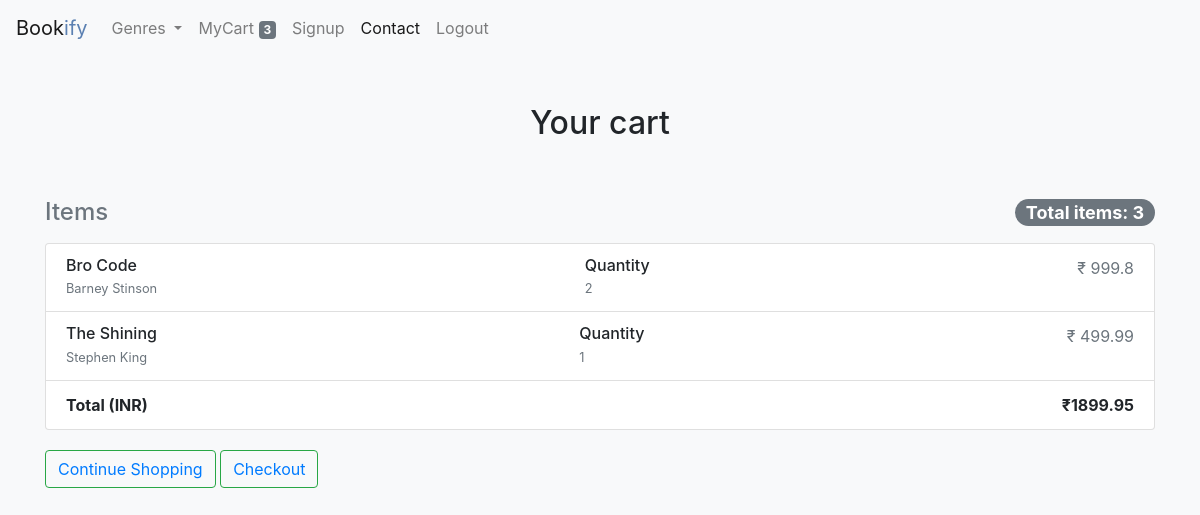
The app's page /cart/ (signed in) with its own data.
### main/models.py (models this page shows, shortened)
class OrderItem(models.Model):
    user = models.ForeignKey(User, on_delete=models.SET_NULL, null=True, blank=True)
    book = models.ForeignKey(Book, on_delete=models.CASCADE, blank=True, null=True)
    quantity = models.IntegerField(default=1, null=True, blank=True)
    @property
    def total_price(self):
        if self.id:
            total = self.quantity * self.book.price
        else:
            total = 0
        return total

class Book(models.Model):
    book_name = models.CharField(max_length=50)
    book_image = models.ImageField(blank=True, null=True)
    author = models.CharField(max_length=50)
    book_description = models.TextField()
    isbn_no = models.IntegerField(blank=True)
    price = models.FloatField()
    rating = models.FloatField()
    availability = models.BooleanField(default=True)
    genre = models.ForeignKey(Genre, related_name='genres', on_delete=models.CASCADE)
    location = models.ForeignKey(Location, related_name='place', on_delete=models.CASCADE)
    user = models.ForeignKey(User, related_name='user_upload', on_delete=models.CASCADE)
    language = models.ForeignKey(Language, related_name='lang_books', on_delete=models.CASCADE)
    book_slug = models.SlugField(max_length=50, unique=True, default='')
    class Meta:
        ordering = ['-rating']

### main/views.py (the view)
# urls.py: path('cart/', views.cart, name='cart'),
@login_required(login_url='/login/')
def cart(request):
    all_order_items = OrderItem.objects.filter(user=request.user)
    total_cart_items = 0
    for item in all_order_items:
        total_cart_items += item.quantity
    context = {'order_items': all_order_items,
               'total_items': total_cart_items,
               }
    return render(request, 'cart.html', context)

### main/context_processors.py (called while the page is built)
def genres(request):
    all_genre = Genre.objects.all()
    if request.user.is_authenticated:
        all_order_item = OrderItem.objects.filter(user=request.user or None)
    else:
        all_order_item = OrderItem.objects.all()
    total_cart_items = 0
    for item in all_order_item:
        total_cart_items += item.quantity
    return {'all_genres': all_genre, 'item_count': total_cart_items}

### templates/cart.html (shortened to what this page needs)
{% extends 'base.html' %}
{% block content %}
  <body class="bg-light">
    <div class="container">
      <div class="py-5 text-center">
         <h2>Your cart</h2>
      </div>
  <div class="row">
    <div class="col-md-12 order-md-2 mb-4">
      <h4 class="d-flex justify-content-between align-items-center mb-3">
        <span class="text-muted">Items</span>
        <span class="badge badge-secondary badge-pill">Total items: {{ total_items }}</span>
      </h4>
      <ul class="list-group mb-3">
        {% for item in order_items %}
        <li class="list-group-item d-flex justify-content-between lh-condensed">
              <div>
                <h6 class="my-0">{{ item.book.book_name }}</h6>
                <small class="text-muted">{{ item.book.author }}</small>
              </div>
              <div>
                <h6 class="my-0">Quantity</h6>
                <small class="text-muted">{{ item.quantity }}</small>
              </div>
              <span class="text-muted">&#8377; {{ item.total_price }}</span>
        </li>
        {% endfor %}
        <li class="list-group-item d-flex justify-content-between">
            <span><b>Total (INR)</b></span>
          <strong>&#8377;1899.95</strong>
        </li>
      </ul>
      <button class="btn btn-outline-success my-1 my-sm-0" type="submit"> <a href="{% url 'main:home' %}">Continue Shopping</a></button>
      <button class="btn btn-outline-success my-1 my-sm-8" type="submit"><a href="{% url 'main:address' %}">Checkout</a></button>
    </div>
  </div>
{% endblock %}

### records on screen
OrderItem: book.book_name "Bro Code", book.author "Barney Stinson", quantity "2", total_price "999.8"
OrderItem: book.book_name "The Shining", book.author "Stephen King", quantity "1", total_price "499.99"

### other values on screen
{{ item_count }} "3"
{{ total_items }} "3"
